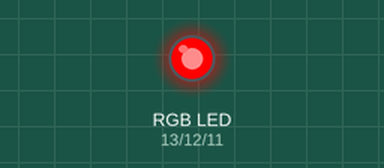
The sketch below on a simulated Arduino Uno, built with avr-gcc and run on an emulated ATmega328P. On the bench: an RGB LED mixed from three pins (HIGH = lit).

Above: at 0.2 s.
At 1.2 s:
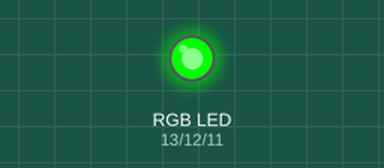
At 2.2 s:
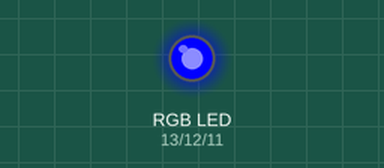
At 5.7 s:
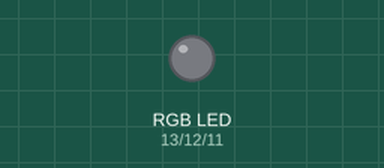
Timing chart, 0 to 6.9 s (numbered marks = the images above):
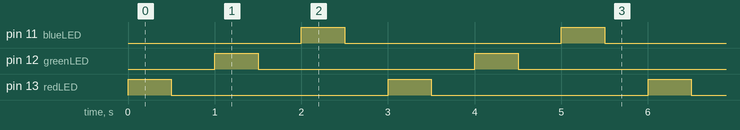

Measured:
- by itself, pin 11 (blueLED), pin 12 (greenLED), pin 13 (redLED): alternates HIGH for 0.50 s and LOW for 2.5 s
- by itself, everything shown: repeats every 3.0 s, in 6 steps

The sketch:

test_rgb.ino
```cpp
/*

 Example code for Arduino Tutorial

    RGB LED connected to pins 9, 10, 11

  We still need to use limiting resistors to keep our LEDs safe

  Generally we use a slightly larger resistor (470 ohm) for the RED component
    and the same slightly smaller resistor values (430 ohm) for the GREEN and BLUE components.

  for our circuit let's use:
  - 470 ohm for RED
    - color bands -> yellow, purple, black, black, brown
  - 430 ohm for GREEN and BLUE
    - color bands -> yellow, orange, black, black, brown
*/


// the numbers of the LED pins
const int redLED = 13;
const int greenLED = 12;
const int blueLED = 11;

int delaytime = 500;  // a variable for all delay times
                      // now we can change them all just by changing this one number!

void setup(){
  pinMode(redLED, OUTPUT);
  pinMode(greenLED, OUTPUT);
  pinMode(blueLED, OUTPUT);
}

// note: full brightness is REALLY bright, so we often start at 50% and increase from there if necessary

void loop(){
    digitalWrite(redLED, 127);   // turn red on 50%
    delay(delaytime);           // wait
    digitalWrite(redLED, 0);     // set red to 0%
    delay(delaytime);           // wait

    digitalWrite(greenLED, 127);
    delay(delaytime);
    digitalWrite(greenLED, 0);
    delay(delaytime);

    digitalWrite(blueLED, 127);
    delay(delaytime);
    digitalWrite(blueLED, 0);
    delay(delaytime);
}
```
